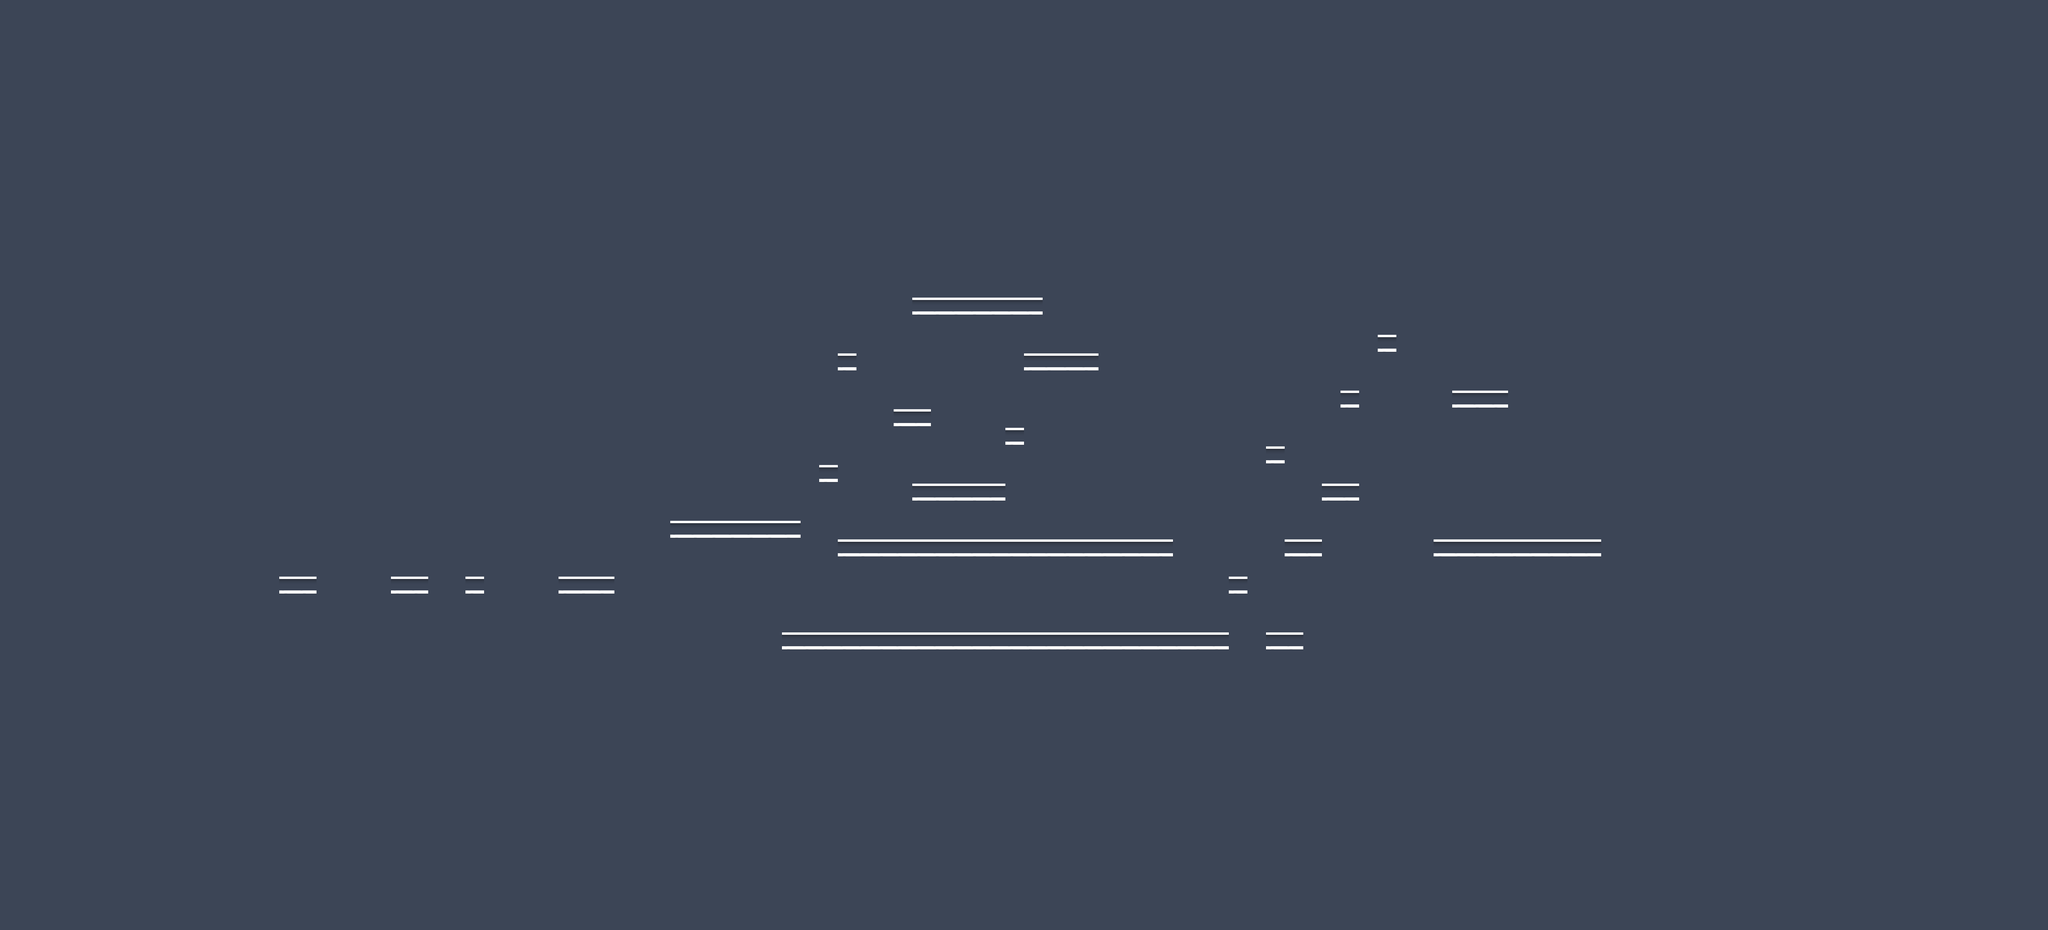

Below is a game level as drawn by its tile map, then a one-line description and the .tmx that defines it (tile-layer data replaced by summaries):
An orthogonal 110x50 tile map with 70x70 px tiles, 2 tile layers (collision, foreground) and 16 objects (7x enemy, 5x health, items, door, gun, ...).

<map version="1.2" tiledversion="1.2.2" orientation="orthogonal" renderorder="right-down" width="110" height="50" tilewidth="70" tileheight="70" infinite="0" backgroundcolor="#3c4556" nextlayerid="18" nextobjectid="33">
 <tileset firstgid="1" name="map_tiles_70" tilewidth="70" tileheight="70" tilecount="16" columns="8">
  <image source="../images/map_tiles.png" width="560" height="140" />
  <terraintypes>
   <terrain name="New Terrain" tile="-1" />
   <terrain name="New Terrain" tile="-1" />
  </terraintypes>
  <tile id="0" terrain=",,0,0" />
  <tile id="1" terrain="0,0,0,0" />
  <tile id="2" terrain="0,,0," />
  <tile id="3" terrain="0,,," />
 </tileset>
 <objectgroup color="#ffff00" id="1" name="items">
  <object id="1" name="key" type="items" x="5815.21" y="1537.27" width="70" height="70" />
  <object id="2" name="door" x="5463.76" y="1951.27" width="70" height="70" />
  <object id="3" name="health" x="2862.73" y="1541.82" width="70" height="70" />
  <object id="4" name="gun" x="3851.51" y="1253.03" width="70" height="70" />
  <object id="5" name="health" x="3573.64" y="1953.94" width="70" height="70" />
  <object id="6" name="health" x="4275.76" y="1181.51" width="70" height="70" />
  <object id="16" name="health" x="3574.1" y="2100.76" width="70" height="70" />
  <object id="32" name="health" x="4792.28" y="2309.85" width="70" height="70" />
 </objectgroup>
 <objectgroup color="#00aa00" id="2" name="player">
  <object id="7" name="player" type="player" x="1090.6" y="2065.45" width="70" height="94.5455" />
 </objectgroup>
 <objectgroup color="#ff0000" id="3" name="enemies">
  <object id="20" name="zombie" type="enemy" x="3558.94" y="1732.42" width="70" height="73.3333">
   <properties>
    <property name="style" value="1" />
   </properties>
  </object>
  <object id="26" name="zombie" type="enemy" x="5694.94" y="1936.42" width="70" height="73.3333">
   <properties>
    <property name="style" value="1" />
   </properties>
  </object>
  <object id="27" name="zombie" type="enemy" x="3766.94" y="1952.42" width="70" height="73.3333">
   <properties>
    <property name="style" value="1" />
   </properties>
  </object>
  <object id="28" name="zombie" type="enemy" x="3212.94" y="1952.42" width="70" height="73.3333">
   <properties>
    <property name="style" value="1" />
   </properties>
  </object>
  <object id="29" name="zombie" type="enemy" x="2950.94" y="2292.42" width="70" height="73.3333">
   <properties>
    <property name="style" value="1" />
   </properties>
  </object>
  <object id="30" name="zombie" type="enemy" x="3082.94" y="2286.42" width="70" height="73.3333">
   <properties>
    <property name="style" value="1" />
   </properties>
  </object>
  <object id="31" name="zombie" type="enemy" x="4149" y="1943.33" width="70" height="73.3333">
   <properties>
    <property name="style" value="1" />
   </properties>
  </object>
 </objectgroup>
 <layer id="16" name="collision" width="110" height="50">
  <data>[5500 cells, 100 non-empty, 1 distinct tile ids]</data>
 </layer>
 <layer id="17" name="foreground" width="110" height="50">
  <data>[5500 cells, 0 non-empty, 0 distinct tile ids]</data>
 </layer>
</map>
